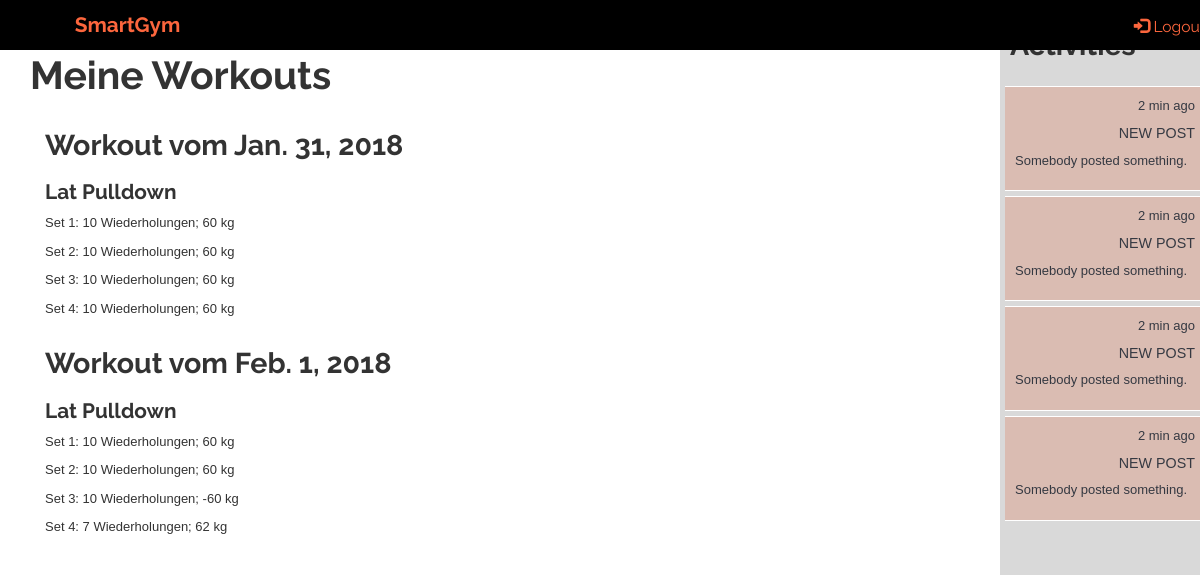
Before: /tracker/training_units/1 (signed in) with the older database file.
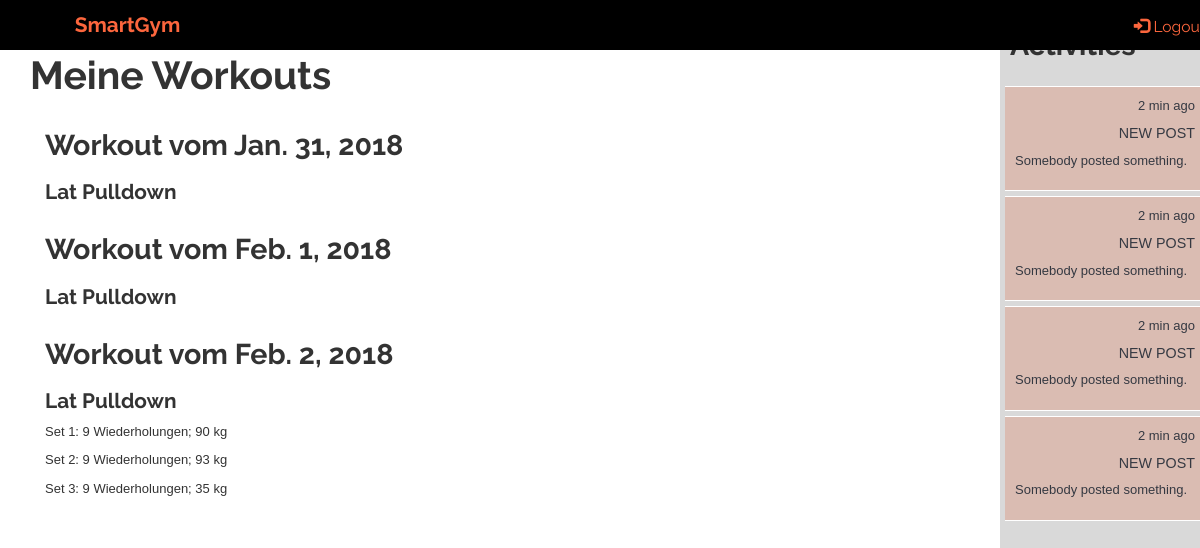
After: the same page with the newer database file.
### tracker/models.py (models this page shows, shortened)
class TrainUnit(models.Model, LoginRequiredMixin):
    login_url = '/login/'
    id = models.UUIDField(primary_key=True, default=uuid.uuid4)
    start_time_date = models.DateTimeField(null=False, blank=False)
    end_time_date = models.DateTimeField(null=False, blank=False)
    date = models.DateField(null=False, blank=False)
    user = models.ForeignKey(UserProfile, on_delete=models.CASCADE)
    exercise_units = models.ManyToManyField('ExerciseUnit', related_name='+', blank=True)

class ExerciseUnit(models.Model):
    id = models.UUIDField(primary_key=True, default=uuid.uuid4)
    time_date = models.DateTimeField(null=False, blank=False)
    train_unit = models.ForeignKey(TrainUnit, on_delete=models.CASCADE)
    exercise = models.ForeignKey(Exercise, on_delete=models.CASCADE)

class Exercise(models.Model):
    name = models.CharField(max_length=100, primary_key=True)
    description = models.CharField(max_length=1000, help_text="Insert short description here.")
    muscles = models.ManyToManyField('Muscle', help_text="Muscles trained by the exercise.")
    equipment_machine = models.ManyToManyField('Equipment', help_text="Necessary equipment for the exercise.", blank=True)
    def __str__(self):
        return self.name

class Set(models.Model):
    id = models.UUIDField(primary_key=True, default=uuid.uuid4)
    date_time = models.DateTimeField(default=timezone.now, null=False, blank=False)
    exercise_unit = models.ForeignKey(ExerciseUnit, on_delete=models.CASCADE)
    repetitions = models.IntegerField(blank=False)
    weight = models.IntegerField(blank=False)

### tracker/views.py (the view)
# urls.py: url(r'^training_units/(?P<pk>\d+)$', views.TrainingUnitsList.as_view(), name='training_units'),
class TrainingUnitsList(LoginRequiredMixin, generic.ListView):
    model = TrainUnit
    context_object_name = 'training_units'
    template_name = 'tracker/User/training_units.html'
    def get_context_data(self, **kwargs):
        context = super().get_context_data(**kwargs)
        context['base_template'] = 'tracker/User/user_tracker_base.html'
        return context
    def get_queryset(self):
        return TrainUnit.objects.filter(user=self.request.user.userprofile)

### tracker/templates/tracker/User/training_units.html (shortened to what this page needs)
{% extends base_template %}
{% block extra_head %}
{% load static %}
<link rel="stylesheet" href="{% static 'css/style.css' %}">
{% endblock %}
{% block site_content %}
<div class="container background-col">
    <div class="row full-height">
        <div class="col-xs-12 col-sm-12 col-md-12 col-lg-12 padding-0">
            <div class="row row-eq-height">
                <h1>Meine Workouts</h1>
            </div>
        </div>
        <div class="col-xs-12 col-sm-12 col-md-12 col-lg-12">
            {% for train_unit in training_units %}
                <div class="row">
                    <h2>Workout vom {{ train_unit.date }}</h2>
                    {% for exercise_unit in train_unit.exercise_units.all %}
                        <h3>{{ exercise_unit.exercise }}</h3>
                        {% for set in exercise_unit.set_set.all %}
                            <p>Set {{ forloop.counter }}: {{ set.repetitions }} Wiederholungen; {{ set.weight }} kg</p>
                        {% endfor %}
                    {% endfor %}
                </div>
            {% endfor %}
        </div>
    </div>
</div>
{% endblock %}

Changed rows visible on the page:
removed Set: repetitions "10", weight "60", shown under ExerciseUnit (number 1 of 3 on the later page)
removed Set: repetitions "10", weight "60", shown under ExerciseUnit (number 1 of 3 on the later page)
removed Set: repetitions "10", weight "60", shown under ExerciseUnit (number 1 of 3 on the later page)
removed Set: repetitions "10", weight "60", shown under ExerciseUnit (number 1 of 3 on the later page)
removed Set: repetitions "10", weight "60", shown under ExerciseUnit (number 2 of 3 on the later page)
removed Set: repetitions "10", weight "60", shown under ExerciseUnit (number 2 of 3 on the later page)
removed Set: repetitions "10", weight "-60", shown under ExerciseUnit (number 2 of 3 on the later page)
removed Set: repetitions "7", weight "62", shown under ExerciseUnit (number 2 of 3 on the later page)
added TrainUnit: date "Feb. 2, 2018"
added ExerciseUnit: exercise "Lat Pulldown", shown under "Feb. 2, 2018"
added Set: repetitions "9", weight "90", shown under "Lat Pulldown"
added Set: repetitions "9", weight "93", shown under "Lat Pulldown"
added Set: repetitions "9", weight "35", shown under "Lat Pulldown"
